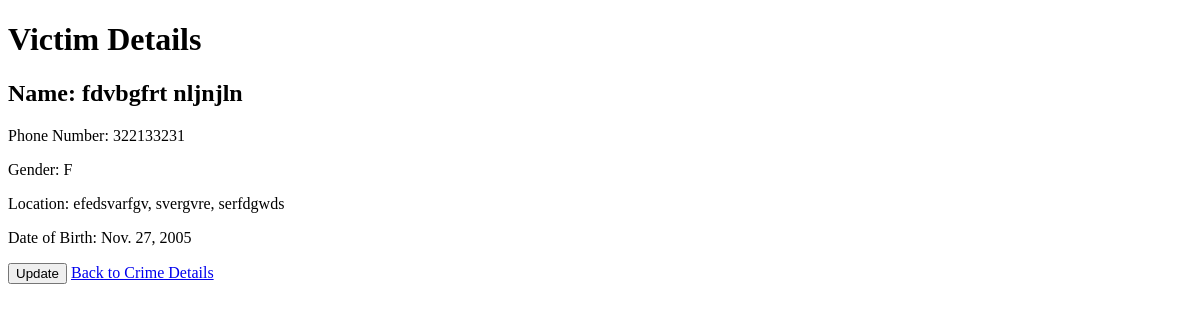
Page /police/victim/4/ (signed in) on the earlier database version.
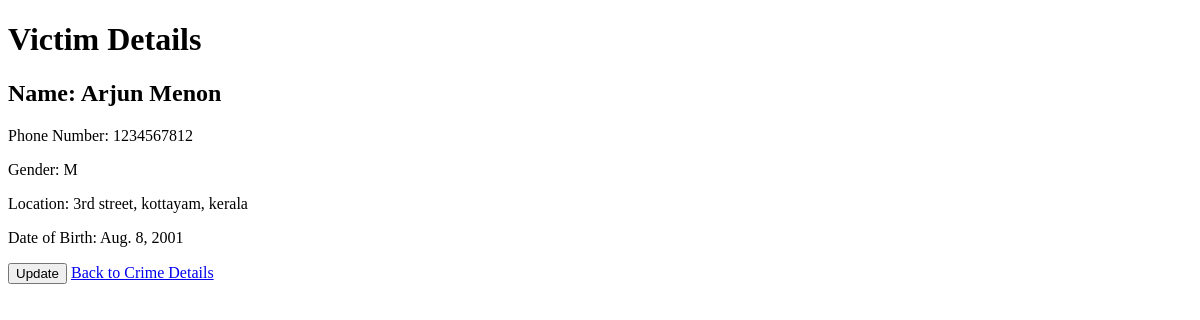
Same page on the later database version.
### police/models.py (models this page shows, shortened)
class Victim(models.Model):
    genderChoice = [("M", "Male"), ("F", "Female")]
    first_name = models.CharField(max_length=50)
    last_name = models.CharField(max_length=50)
    street = models.CharField(max_length=50)
    city = models.CharField(max_length=50)
    state = models.CharField(max_length=50)
    phone_number = models.CharField(max_length=15)
    gender = models.CharField(max_length=10, choices=genderChoice)
    date_of_birth = models.DateField()
    crime = models.ForeignKey(Crime, on_delete=models.CASCADE)
    added_by = models.ForeignKey(PoliceModel, on_delete=models.CASCADE, null=True)

### police/views.py (the view)
# urls.py: path("victim/<int:pk>/", views.victim_detail, name="victimDetail"),
@login_required(login_url="policeLogin")
@user_passes_test(is_police, login_url="policeLogin")
def victim_detail(request, pk):
    victim = Victim.objects.get(pk=pk)
    return render(request, "police_template/victimDetails.html", {"victim": victim})

### police/views.py (called while the page is built)
def is_police(user):
    return user.user_type == "Police"

### templates/police_template/victimDetails.html (shortened to what this page needs)
<!DOCTYPE html>
<html lang="en">
<head>
</head>
<body>
    <h1>Victim Details</h1>
    <h2>Name: {{ victim.first_name }} {{ victim.last_name }}</h2>
    <p>Phone Number: {{ victim.phone_number }}</p>
    <p>Gender: {{ victim.gender }}</p>
    <p>Location: {{ victim.street }}, {{ victim.city }}, {{ victim.state }}</p>
    <p>Date of Birth: {{ victim.date_of_birth }}</p>
    <a href="{% url 'updateVictim' victim.id %}"><button>Update</button></a>
    <a href="{% url 'crime' victim.crime.id %}">Back to Crime Details</a>
</body>
</html>

Differences in the rows shown:
changed Victim: first_name "fdvbgfrt" → "Arjun"; last_name "nljnjln" → "Menon"; phone_number "322133231" → "1234567812"; gender "F" → "M"; street "efedsvarfgv" → "3rd street"; city "svergvre" → "kottayam"; state "serfdgwds" → "kerala"; date_of_birth "Nov. 27, 2005" → "Aug. 8, 2001"
